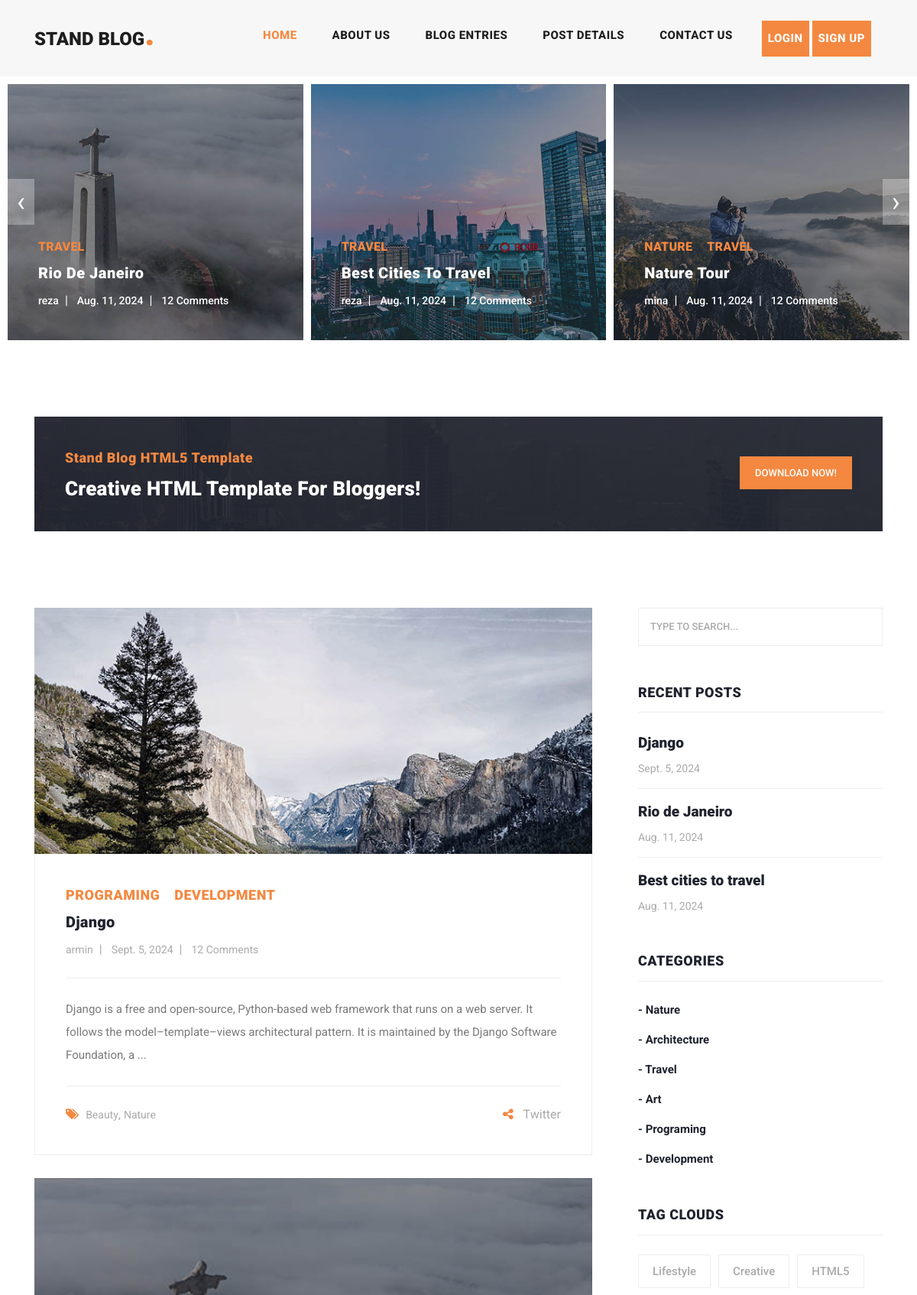
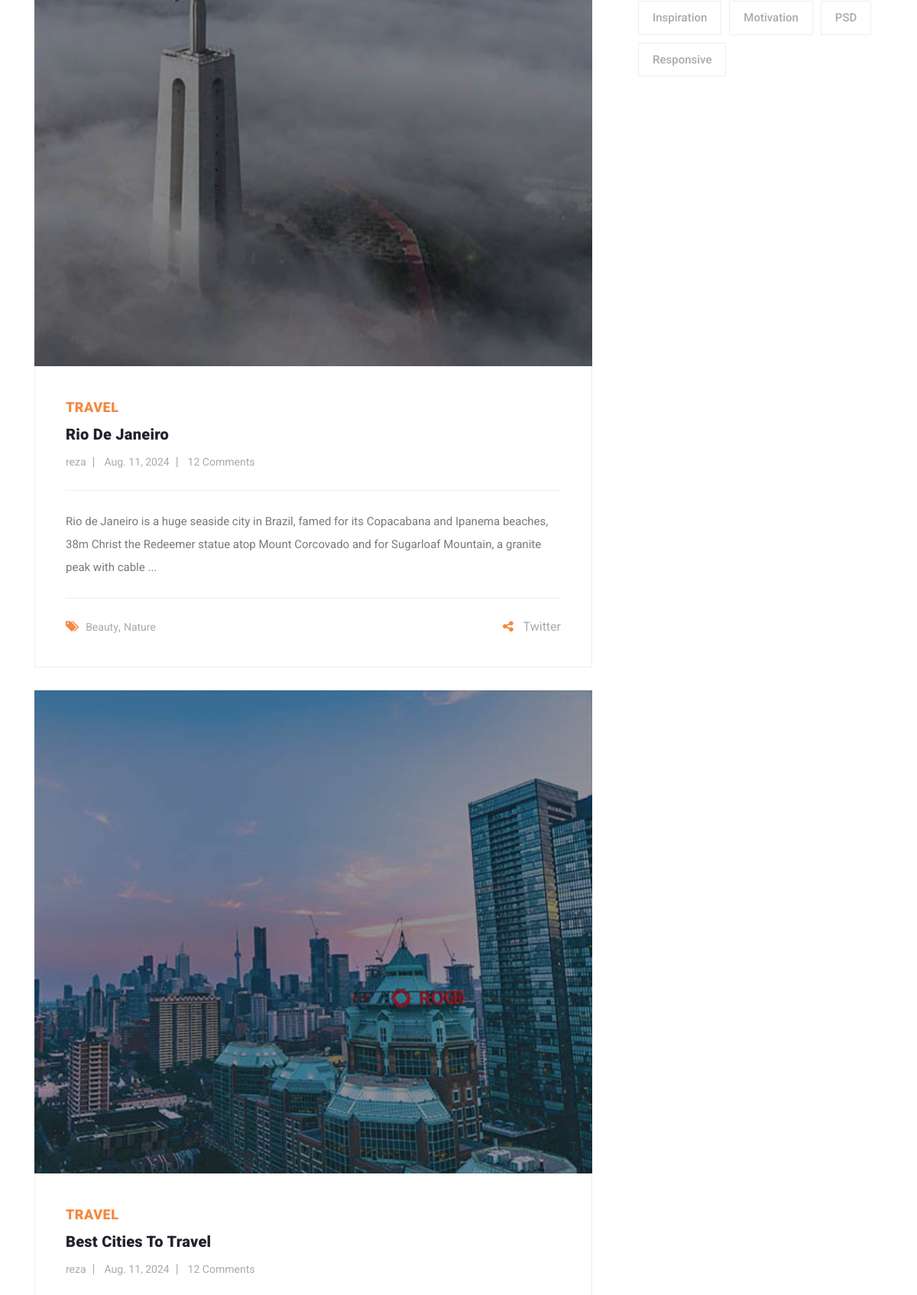
The page / (upper part) on the database its author committed (2 pictures, top to bottom).
### blog_app/models.py (models this page shows, shortened)
class Post(models.Model):
    author = models.ForeignKey(User, on_delete=models.CASCADE)
    title = models.CharField(max_length=100, unique_for_date='pub_date')
    category = models.ManyToManyField(Category)
    body = models.TextField()
    image = models.ImageField(upload_to='img/post')
    published = models.BooleanField(default=True)
    created = models.DateField(auto_now_add=True)
    updated = models.DateField(auto_now=True)
    pub_date = models.DateField(default=timezone.now())
    objects = ModelManager()
    def get_absolute_url(self):
        return reverse('blog:post_details', kwargs={'pk': self.pk})

class Category(models.Model):
    title = models.CharField(max_length=100)
    created = models.TimeField(auto_now_add=True)
    def __str__(self):
        return self.title

### home_app/views.py (the view)
# urls.py: 2. Add a URL to urlpatterns:  path('', views.home, name='home')
def home(request):
    posts = Post.objects.all()
    return render(request, template_name='home_app/index.html', context={'posts': posts})

### context_processors/context_processors.py (called while the page is built)
def recent_posts(request):
    return {'recent_posts': Post.objects.order_by('-created')[:3]}

def categorise(request):
    return {'categorise': Category.objects.all()}

### home_app/templates/home_app/index.html (shortened to what this page needs)
{% extends 'base.html' %}
{% load static %}
{% load social_share %}
{% block content %}
    <div class="main-banner header-text">
        <div class="container-fluid">
            <div class="owl-banner owl-carousel">
                {% for post in posts %}
                    <div class="item">
                        <img src="{{ post.image.url }}" alt="">
                        <div class="item-content">
                            <div class="main-content">
                                <div class="meta-category">
                                    {% for cat in post.category.all %}
                                        <span style="margin-right: 15px">{{ cat.title }}</span>
                                    {% endfor %}
                                </div>
                                <a href="{% url 'blog:post_details' post.pk %}"><h4>{{ post.title }}</h4></a>
                                <ul class="post-info">
                                    <li><a href="#">{{ post.author }}</a></li>
                                    <li><a href="#">{{ post.created }}</a></li>
                                    <li><a href="#">12 Comments</a></li>
                                </ul>
                            </div>
                        </div>
                    </div>
                {% endfor %}
            </div>
        </div>
    </div>
    <section class="call-to-action">
        <div class="container">
            <div class="row">
                <div class="col-lg-12">
                    <div class="main-content">
                        <div class="row">
                            <div class="col-lg-8">
                                <span>Stand Blog HTML5 Template</span>
                                <h4>Creative HTML Template For Bloggers!</h4>
                            </div>
                            <div class="col-lg-4">
                                <div class="main-button">
                                    <a rel="nofollow" href="https://templatemo.com/tm-551-stand-blog"
                                       target="_parent">Download Now!</a>
                                </div>
                            </div>
                        </div>
                    </div>
                </div>
            </div>
        </div>
    </section>
    <section class="blog-posts">
        <div class="container">
            <div class="row">
                <div class="col-lg-8">
                    <div class="all-blog-posts">
                        <div class="row">
                            {% for post in recent_posts %}
                                <div class="col-lg-12">
                                    <div class="blog-post">
                                        <div class="blog-thumb">
                                            <img src="{{ post.image.url }}" alt="">
                                        </div>
                                        <div class="down-content">
                                            {% for cat in post.category.all %}
                                                <span style="margin-right: 15px">{{ cat }}</span>
                                            {% endfor %}
                                            <a href="{{ post.get_absolute_url }}"><h4>{{ post.title }}</h4>
                                            </a>
                                            <ul class="post-info">
                                                <li><a href="#">{{ post.author }}</a></li>
                                                <li><a href="#">{{ post.created }}</a></li>
                                                <li><a href="#">12 Comments</a></li>
                                            </ul>
                                            <p>{{ post.body|slice:':200' }} ...</p>
                                            <div class="post-options">
                                                <div class="row">
                                                    <div class="col-6">
                                                        <ul class="post-tags">
                                                            <li><i class="fa fa-tags"></i></li>
                                                            <li><a href="#">Beauty</a>,</li>
                                                            <li><a href="#">Nature</a></li>
                                                        </ul>
                                                    </div>
                                                    <div class="col-6">
                                                        <ul class="post-share">
                                                            <li><i class="fa fa-share-alt"></i></li>
                                                            <li>Twitter</li>
                                                        </ul>
                                                    </div>
                                                </div>
                                            </div>
                                        </div>
                                    </div>
                                </div>
                            {% endfor %}
                        </div>
                    </div>
                </div>
                <div class="col-lg-4">
                    <div class="sidebar">
                        <div class="row">
                            <div class="col-lg-12">
                                <div class="sidebar-item search">
                                    <form id="search_form" name="gs" method="GET" action="#">
                                        <input type="text" name="q" class="searchText"
                                               placeholder="type to search..." autocomplete="on">
                                    </form>
                                </div>
                            </div>
                            {% include 'includes/sidebar.html' %}
                            <div class="col-lg-12">
                                <div class="sidebar-item tags">
                                    <div class="sidebar-heading">
                                        <h2>Tag Clouds</h2>
                                    </div>
                                    <div class="content">
                                        <ul>
                                            <li><a href="#">Lifestyle</a></li>
                                            <li><a href="#">Creative</a></li>
                                            <li><a href="#">HTML5</a></li>
                                            <li><a href="#">Inspiration</a></li>
                                            <li><a href="#">Motivation</a></li>
                                            <li><a href="#">PSD</a></li>
                                            <li><a href="#">Responsive</a></li>
                                        </ul>
                                    </div>
                                </div>
                            </div>
                        </div>
                    </div>
                </div>
            </div>
        </div>
    </section>
{% endblock %}

### templates/includes/sidebar.html
<div class="col-lg-12">
    <div class="sidebar-item recent-posts">
        <div class="sidebar-heading">
            <h2>Recent Posts</h2>
        </div>
        <div class="content">
            <ul>
                {% for post in recent_posts %}
                    <li><a href={{ post.get_absolute_url }}>
                        <h5>{{ post.title }}</h5>
                        <span>{{ post.created }}</span>
                    </a></li>
                {% endfor %}
            </ul>
        </div>
    </div>
</div>
<div class="col-lg-12">
    <div class="sidebar-item categories">
        <div class="sidebar-heading">
            <h2>Categories</h2>
        </div>
        <div class="content">
            <ul>
                {% for cat in categorise %}
                    <li><a href="{% url 'blog:category_details' cat.pk %}">- {{ cat.title }}</a></li>
                {% endfor %}
            </ul>
        </div>
    </div>
</div>

### rows shown on the page
Post: image (picture), title "Rio De Janeiro", author "reza", created "Aug. 11, 2024", body "Rio de Janeiro is a huge seaside city in Brazil, famed for its Copacabana and Ipanema beaches, 38m Christ the Redeemer statue atop Mount Corcovado and for Sugarloaf Mountain, a granite peak with cable", title "Rio de Janeiro"
Category: title "TRAVEL", title "Travel"
Post: image (picture), title "Best Cities To Travel", author "reza", created "Aug. 11, 2024", title "Best cities to travel"
Post: image (picture), title "Nature Tour", author "mina", created "Aug. 11, 2024"
Category: title "NATURE", title "Nature"
Post: image (picture), title "Django", author "armin", created "Sept. 5, 2024", body "Django is a free and open-source, Python-based web framework that runs on a web server. It follows the model–template–views architectural pattern. It is maintained by the Django Software Foundation, a"
Category: title "PROGRAMING", title "Programing"
Category: title "DEVELOPMENT", title "Development"
Category: title "Architecture"
Category: title "Art"
